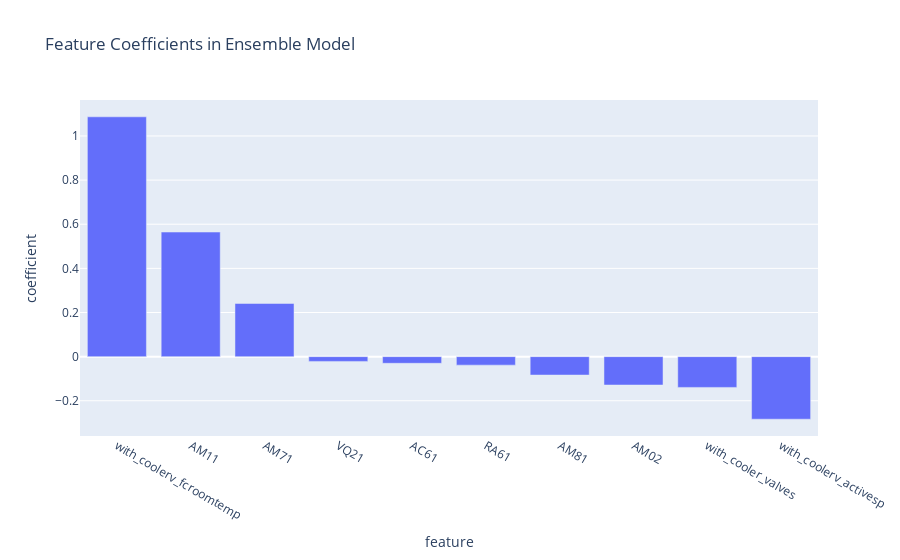

The cell this chart's notebook holds for it:
### Markdown cell above
### ML gives a completely different feature importance! compared to previous evaluation!

### Code cell
coeff_df = pd.DataFrame({'feature': X.columns, 'coefficient': model.coef_})
coeff_df['abs_coefficient'] = coeff_df['coefficient'].abs()
coeff_df = coeff_df.sort_values(by='coefficient', ascending=False)
px.bar(coeff_df, x='feature', y='coefficient', title='Feature Coefficients in Ensemble Model').show()

### Figure 1 — Plotly figure (JSON) as saved in the notebook; plotly's stock layout.template omitted (floating-point values rounded to 4 significant figures)
{"data": [{"alignmentgroup": "True", "hovertemplate": "feature=%{x}<br>coefficient=%{y}<extra></extra>", "legendgroup": "", "marker": {"color": "#636efa", "pattern": {"shape": ""}}, "name": "", "offsetgroup": "", "orientation": "v", "showlegend": false, "textposition": "auto", "type": "bar", "x": ["with_coolerv_fcroomtemp", "AM11", "AM71", "VQ21", "AC61", "RA61", "AM81", "AM02", "with_cooler_valves", "with_coolerv_activesp"], "xaxis": "x", "y": [1.087, 0.5645, 0.241, -0.02156, -0.03013, -0.0385, -0.08344, -0.1286, -0.1394, -0.2835], "yaxis": "y"}], "layout": {"barmode": "relative", "legend": {"tracegroupgap": 0}, "title": {"text": "Feature Coefficients in Ensemble Model"}, "xaxis": {"anchor": "y", "domain": [0, 1], "title": {"text": "feature"}}, "yaxis": {"anchor": "x", "domain": [0, 1], "title": {"text": "coefficient"}}}}
